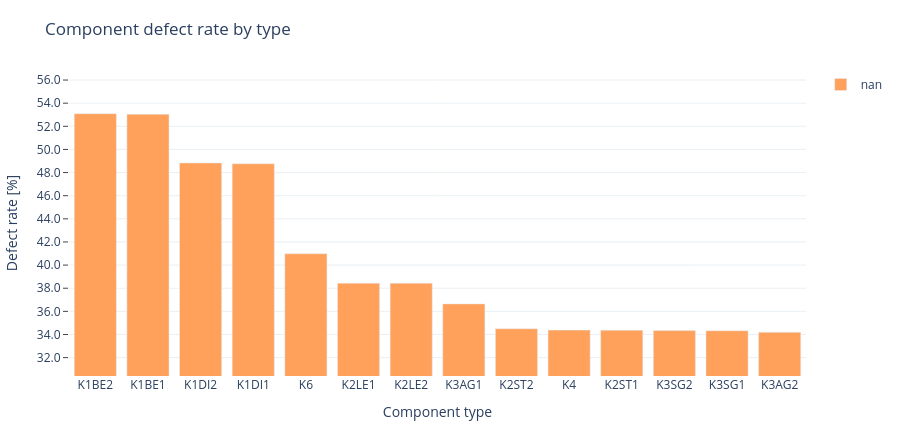

The code cell stored with this chart in its notebook:
### Markdown cell above
## 11.1 Component Types

The first chart pools supplier plants and compares the effective defect rate of each component type. Colour identifies the role. This shows whether Engine, Seats, Transmission, or Body variants contribute differently to the final vehicle result.

### Code cell
component_by_type = (
    component_quality.groupby(["Komponententyp", "Komponentenrolle"], dropna=False)
    .agg(Anzahl=("Anzahl", "sum"), Fehler=("Fehler", "sum"))
    .reset_index()
)
component_by_type["Fehlerquote"] = (
    component_by_type["Fehler"] / component_by_type["Anzahl"]
)
component_by_type["Quote_pct"] = component_by_type["Fehlerquote"] * 100
component_by_type["Role"] = component_by_type["Komponentenrolle"].map(ROLE_LABELS)
component_by_type = component_by_type.sort_values(
    "Fehlerquote", ascending=False
).reset_index(drop=True)

component_type_figure = px.bar(
    component_by_type,
    x="Komponententyp",
    y="Quote_pct",
    color="Role",
    color_discrete_map=ROLE_COLORS,
    category_orders={"Role": ROLE_ORDER},
    custom_data=["Anzahl", "Fehler"],
    title="Component defect rate by type",
    labels={
        "Komponententyp": "Component type",
        "Quote_pct": "Defect rate [%]",
        "Role": "Role",
    },
)
component_type_figure.update_traces(
    hovertemplate=(
        "<b>%{x}</b><br>Rate: %{y:.2f} %"
        "<br>Items: %{customdata[0]:,.0f}"
        "<br>Defects: %{customdata[1]:,.0f}<extra></extra>"
    )
)
style_figure(component_type_figure)
component_type_figure.update_yaxes(
    title="Defect rate [%]",
    **rate_axis(component_by_type["Quote_pct"], percent_points=True),
)
component_type_figure.show()
component_by_type

### Figure 1 — Plotly figure (JSON) as saved in the notebook; plotly's stock layout.template omitted (floating-point values rounded to 4 significant figures)
{"data": [{"customdata": [[269276, 142954], [988420, 524272], [243078, 118706], [988744, 482094], [512354, 209961], [395897, 152173], [102811, 39515], [395440, 144910], [409543, 141293], [1977164, 679721], [1581267, 543562], [409700, 140676], [1581724, 542932], [102654, 35098]], "hovertemplate": "<b>%{x}</b><br>Rate: %{y:.2f} %<br>Items: %{customdata[0]:,.0f}<br>Defects: %{customdata[1]:,.0f}<extra></extra>", "legendgroup": "nan", "marker": {"color": "#FFA15A", "pattern": {"shape": ""}}, "name": "nan", "orientation": "v", "showlegend": true, "textposition": "auto", "type": "bar", "x": ["K1BE2", "K1BE1", "K1DI2", "K1DI1", "K6", "K2LE1", "K2LE2", "K3AG1", "K2ST2", "K4", "K2ST1", "K3SG2", "K3SG1", "K3AG2"], "xaxis": "x", "y": [53.09, 53.04, 48.83, 48.76, 40.98, 38.44, 38.43, 36.65, 34.5, 34.38, 34.38, 34.34, 34.33, 34.19], "yaxis": "y"}], "layout": {"barmode": "relative", "height": 430, "legend": {"title": {"text": ""}, "tracegroupgap": 0}, "margin": {"b": 50, "l": 50, "r": 30, "t": 70}, "paper_bgcolor": "white", "plot_bgcolor": "white", "title": {"text": "Component defect rate by type"}, "xaxis": {"anchor": "y", "domain": [0, 1], "showgrid": false, "title": {"text": "Component type"}}, "yaxis": {"anchor": "x", "domain": [0, 1], "dtick": 2, "gridcolor": "#EAF0F4", "range": [30.41, 56.87], "tickformat": ".1f", "ticks": "outside", "title": {"text": "Defect rate [%]"}, "zeroline": false}}}
